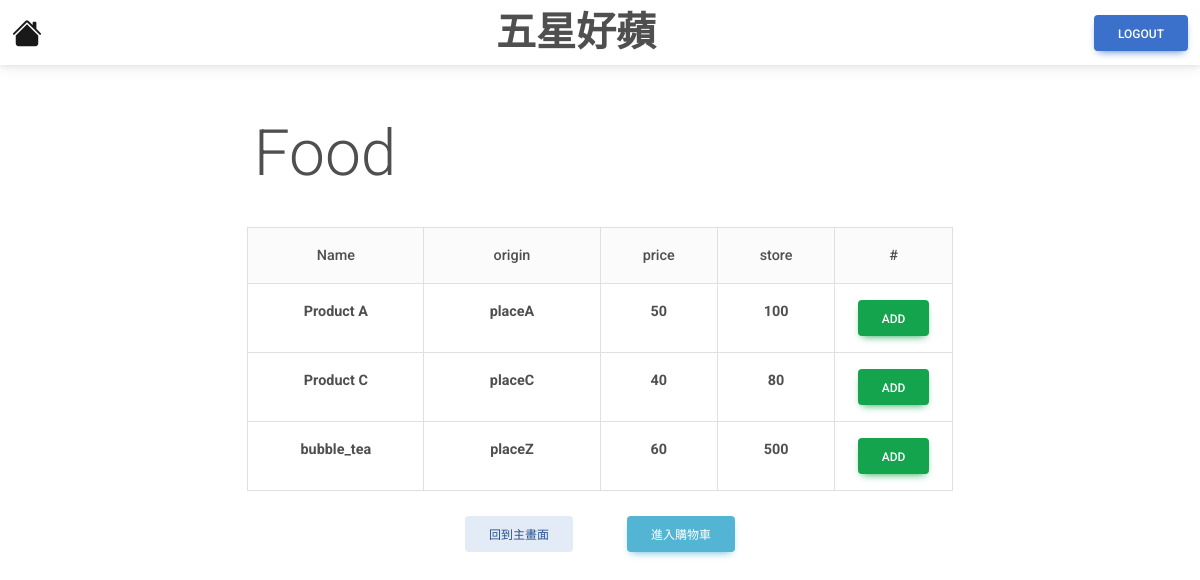
Screenshot of /product/food with the database file from the repository.
### tables this page shows
CREATE TABLE Product
(
product_id      INTEGER           PRIMARY KEY  AUTOINCREMENT,
seller_email    VARCHAR(255)      NOT NULL,
product_name    VARCHAR(255)      NOT NULL,
type_id         INTEGER           NOT NULL,
store           INTEGER           NOT NULL,
price           INTEGER           NOT NULL,
origin          VARCHAR(255)      NOT NULL,
FOREIGN KEY(type_id) REFERENCES Type(type_id)
FOREIGN KEY(seller_email) REFERENCES User(email)
);

### category.py (the view)
@app.route('/product/food')
def food():
    con = sqlite3.connect("database.db")
    con.row_factory = sqlite3.Row
    cur = con.cursor()
    cur.execute("SELECT product_id, * FROM Product WHERE type_id = 1")
    rows = cur.fetchall()
    con.close()
    return render_template("Food.html",rows=rows)

### templates/Food.html (shortened to what this page needs)
<!DOCTYPE html>
<html lang="en">
<head>
    <link href="https://cdnjs.cloudflare.com/ajax/libs/font-awesome/6.0.0/css/all.min.css" rel="stylesheet"/>
    <link href="https://cdnjs.cloudflare.com/ajax/libs/mdb-ui-kit/6.4.0/mdb.min.css" rel="stylesheet"/>
</head>
<body>
    <nav class="navbar bg-body-tertiary">
        <div class="container-fluid">
            <a class="navbar-brand" href="{{url_for('home')}}">
            </a>
            <h1 style="margin: auto;"><strong>五星好蘋</strong></h1>
            <a href="{{url_for('logout')}}" class="btn btn-primary">Logout</a>
        </div>
    </nav>
    <br><br><h1 style="margin-right: 550px; text-align: center;"
            class="display-3">Food</h1><br>
    <table class="table table-bordered text-center" style="width: auto; margin: auto;">
        <thead class="bg-light">
            <tr>
                <th>Name</th>
                <th>origin</th>
                <th>price</th>
                <th>store</th>
                <th>#</th>
            </tr>
        </thead>
        <tbody>
            {% for row in rows %}
                <tr>
                <td class="col-3"><strong>{{ row["product_name"] }} </strong></td>
                <td class="col-3"><strong>{{ row["origin"] }} </strong></td>
                <td class="col-2"><strong>{{ row["price"] }} </strong></td>
                <td class="col-2"><strong>{{ row["store"] }} </strong></td>
                <td class="col-2">
                    <form action="/add" method="POST">
                            <button type="submit" class="btn btn-success"> Add </button>
                    </form>
                </td>
                </tr>
            {% endfor %}
        </tbody>
    </table>
    <br><p style="text-align: center">
        <a href="{{url_for('product')}}" class="btn btn-secondary" style="margin-right: 50px">回到主畫面</a>
        <a href="{{url_for('shoppingCart')}}" class="btn btn-info">進入購物車</a>
    </p>
</body>
</html>

### rows the page displays
Product: product_name "Product A", origin "placeA", price "50", store "100"
Product: product_name "Product C", origin "placeC", price "40", store "80"
Product: product_name "bubble_tea", origin "placeZ", price "60", store "500"
